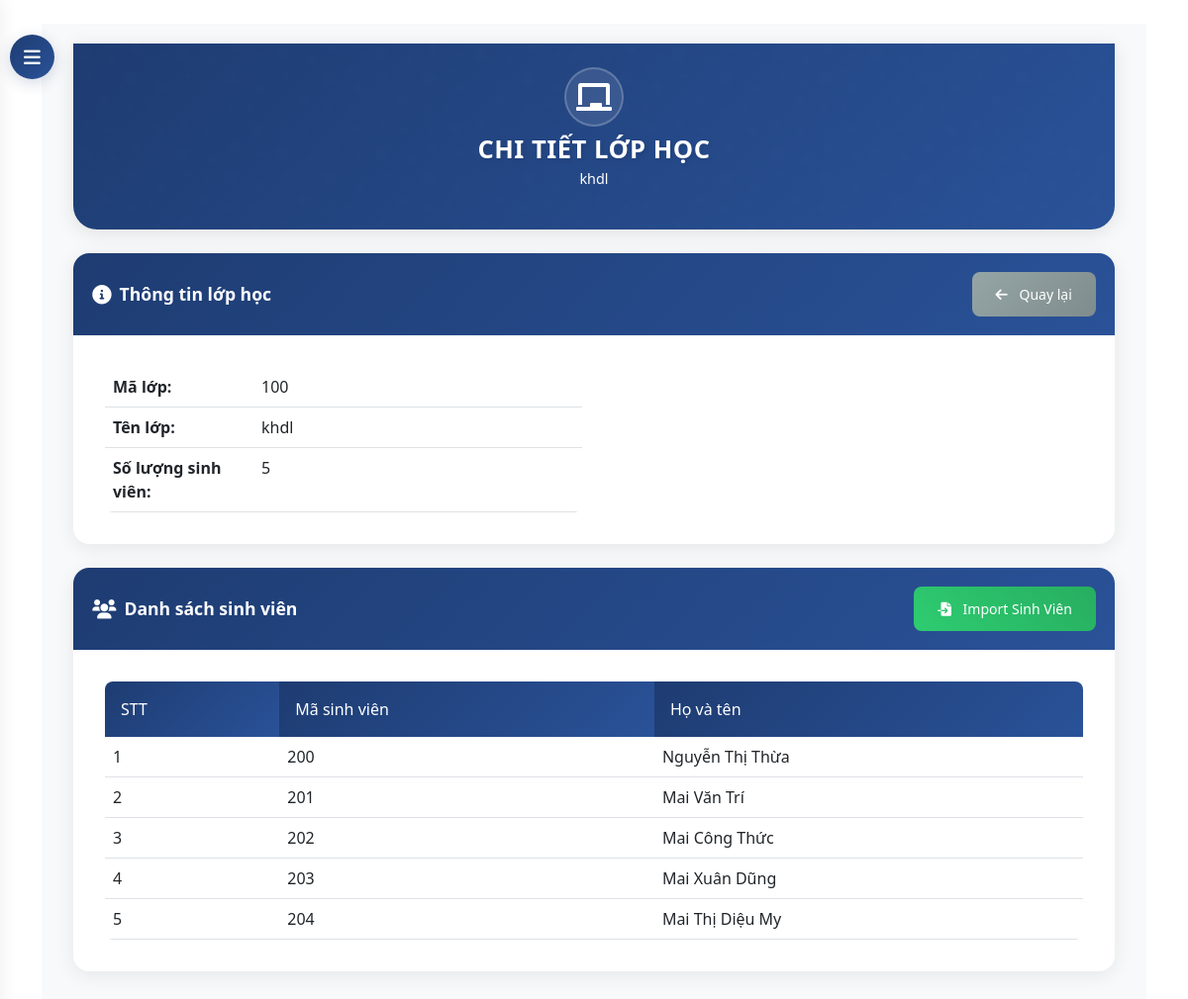
Screenshot of /dashboard/classrooms/1/ (signed in) with the database file from the repository.
### core/models.py (models this page shows, shortened)
class ClassRoom(models.Model):
    class_code = models.CharField(max_length=10)
    name = models.CharField(max_length=100)

class Student(models.Model):
    student_id = models.CharField(max_length=20, unique=True)
    name = models.CharField(max_length=100)
    classroom = models.ForeignKey(ClassRoom, on_delete=models.CASCADE, null=True, blank=True)
    phone = models.CharField(max_length=15, blank=True, null=True)
    user = models.OneToOneField(User, on_delete=models.SET_NULL, null=True, blank=True)

### core/views.py (the view)
# urls.py: path('dashboard/classrooms/<int:classroom_id>/', views.classroom_detail, name='classroom_detail'),
@login_required
@user_passes_test(is_admin)
def classroom_detail(request, classroom_id):
    classroom = get_object_or_404(ClassRoom, id=classroom_id)
    students = classroom.student_set.all()
    return render(request, 'core/admin/classroom_detail.html', {
        'classroom': classroom,
        'students': students
    })

### core/views.py (called while the page is built)
def is_admin(user):
    return user.is_superuser

### templates/core/admin/classroom_detail.html (shortened to what this page needs)
{% extends 'base.html' %}
{% block content %}
<button id="sidebarCollapse">
    <i class="fas fa-bars"></i>
</button>
<div id="content">
    <div class="container-fluid">
        <div class="hero-section">
            <div class="container">
                <div class="row justify-content-center text-center">
                    <div class="col-md-8">
                        <div class="hero-icon">
                            <i class="fas fa-chalkboard"></i>
                        </div>
                        <h1 class="hero-title">CHI TIẾT LỚP HỌC</h1>
                        <p class="hero-subtitle">{{ classroom.name }}</p>
                    </div>
                </div>
            </div>
        </div>
        <div class="form-card mb-4">
            <div class="card-header d-flex justify-content-between align-items-center">
                <h4>
                    <i class="fas fa-info-circle"></i>
                    Thông tin lớp học
                </h4>
                <a href="{% url 'classroom_list' %}" class="btn btn-secondary btn-sm">
                    <i class="fas fa-arrow-left"></i> Quay lại
                </a>
            </div>
            <div class="card-body">
                <div class="row">
                    <div class="col-md-6">
                        <table class="table">
                            <tr>
                                <th style="width: 150px;">Mã lớp:</th>
                                <td>{{ classroom.class_code }}</td>
                            </tr>
                            <tr>
                                <th>Tên lớp:</th>
                                <td>{{ classroom.name }}</td>
                            </tr>
                            <tr>
                                <th>Số lượng sinh viên:</th>
                                <td>{{ students.count }}</td>
                            </tr>
                        </table>
                    </div>
                </div>
            </div>
        </div>
        <div class="form-card">
            <div class="card-header d-flex justify-content-between align-items-center">
                <h4>
                    <i class="fas fa-users"></i>
                    Danh sách sinh viên
                </h4>
                <a href="{% url 'classroom_import_students' classroom.id %}" class="btn btn-success btn-sm">
                    <i class="fas fa-file-import"></i> Import Sinh Viên
                </a>
            </div>
            <div class="card-body">
                {% if students %}
                <div class="table-responsive">
                    <table class="table">
                        <thead>
                            <tr>
                                <th>STT</th>
                                <th>Mã sinh viên</th>
                                <th>Họ và tên</th>
                            </tr>
                        </thead>
                        <tbody>
                            {% for student in students %}
                            <tr>
                                <td>{{ forloop.counter }}</td>
                                <td>{{ student.student_id }}</td>
                                <td>{{ student.name }}</td>
                            </tr>
                            {% endfor %}
                        </tbody>
                    </table>
                </div>
                {% else %}
                <div class="alert alert-info">
                    <i class="fas fa-info-circle me-2"></i>
                    Chưa có sinh viên nào trong lớp này. Nhấn vào nút "Import Sinh Viên" để thêm sinh viên.
                </div>
                {% endif %}
            </div>
        </div>
    </div>
</div>
{% endblock %}

### templates/base.html (style rules this page uses)
:root { --navbar-bg: #0d47a1; --navbar-hover: rgba(255, 255, 255, 0.1); }

### templates/core/admin/classroom_detail.html (style rules this page uses)
:root { --primary-gradient: linear-gradient(135deg, #1e3c72 0%, #2a5298 100%); --secondary-gradient: linear-gradient(135deg, #2193b0 0%, #6dd5ed 100%); --accent-gradient: linear-gradient(45deg, #ff6b6b, #ff8e8e); --success-gradient: linear-gradient(45deg, #2ecc71, #27ae60); --primary-color: #1e3c72; --text-light: rgba(255, 255, 255, 0.8); }
#sidebarCollapse { position: fixed; top: 35px; left: 10px; z-index: 999; border: none; background: var(--primary-gradient); color: white; padding: 12px 15px; border-radius: 50%; cursor: pointer; transition: all 0.3s; box-shadow: 0 4px 15px rgba(30, 60, 114, 0.2); width: 45px; height: 45px; display: flex; align-items: center; justify-content: center; }
#sidebarCollapse i { font-size: 1.2rem; transition: transform 0.3s ease; }
#content { transition: all 0.3s cubic-bezier(0.4, 0, 0.2, 1); margin-left: 0; padding: 20px; background: #f8f9fa; min-height: 100vh; }
.hero-section { background: var(--primary-gradient); color: white; padding: 1.5rem 0; margin-bottom: 1.5rem; border-radius: 0 0 1.5rem 1.5rem; box-shadow: 0 4px 20px rgba(0,0,0,0.1); position: relative; overflow: hidden; }
.hero-section::before { content: ''; position: absolute; top: 0; left: 0; right: 0; bottom: 0; opacity: 0.1; animation: slide 20s linear infinite; }
.hero-icon { font-size: 2rem; margin-bottom: 0.5rem; animation: float 3s ease-in-out infinite; background: rgba(255, 255, 255, 0.1); width: 60px; height: 60px; display: flex; align-items: center; justify-content: center; border-radius: 50%; margin: 0 auto 0.5rem; backdrop-filter: blur(5px); border: 2px solid rgba(255, 255, 255, 0.2); }
.hero-title { font-size: 1.6rem; font-weight: 700; margin-bottom: 0.2rem; text-shadow: 2px 2px 4px rgba(0,0,0,0.1); animation: fadeInUp 1s ease-out; letter-spacing: 0.5px; }
.hero-subtitle { font-size: 0.9rem; opacity: 0; animation: fadeInUp 1s ease-out forwards; animation-delay: 0.3s; font-weight: 300; }
.form-card { background: white; border-radius: 1rem; box-shadow: 0 4px 20px rgba(0,0,0,0.08); overflow: hidden; transition: all 0.3s ease; margin-bottom: 2rem; }
.form-card .card-header { background: var(--primary-gradient); border: none; padding: 1.2rem; color: white; }
.form-card .card-header h4 { margin: 0; font-size: 1.1rem; font-weight: 600; display: flex; align-items: center; }
.form-card .card-header h4 i { margin-right: 0.5rem; font-size: 1.1em; }
.form-card .card-body { padding: 2rem; }
.table { border-radius: 0.5rem; overflow: hidden; margin-bottom: 0; }
.table thead th { background: var(--primary-gradient); color: white; font-weight: 500; border: none; padding: 1rem; }
.table tbody tr { transition: all 0.3s ease; }
.btn { padding: 0.75rem 1.5rem; border-radius: 0.5rem; font-weight: 500; transition: all 0.3s ease; }
.btn-success { background: var(--success-gradient); border: none; }
.btn-secondary { background: linear-gradient(135deg, #95a5a6, #7f8c8d); border: none; }
.btn i { margin-right: 0.5rem; }

### rows the page displays
ClassRoom: name "khdl", class_code "100", count "5"
Student: student_id "200", name "Nguyễn Thị Thừa"
Student: student_id "201", name "Mai Văn Trí"
Student: student_id "202", name "Mai Công Thức"
Student: student_id "203", name "Mai Xuân Dũng"
Student: student_id "204", name "Mai Thị Diệu My"
